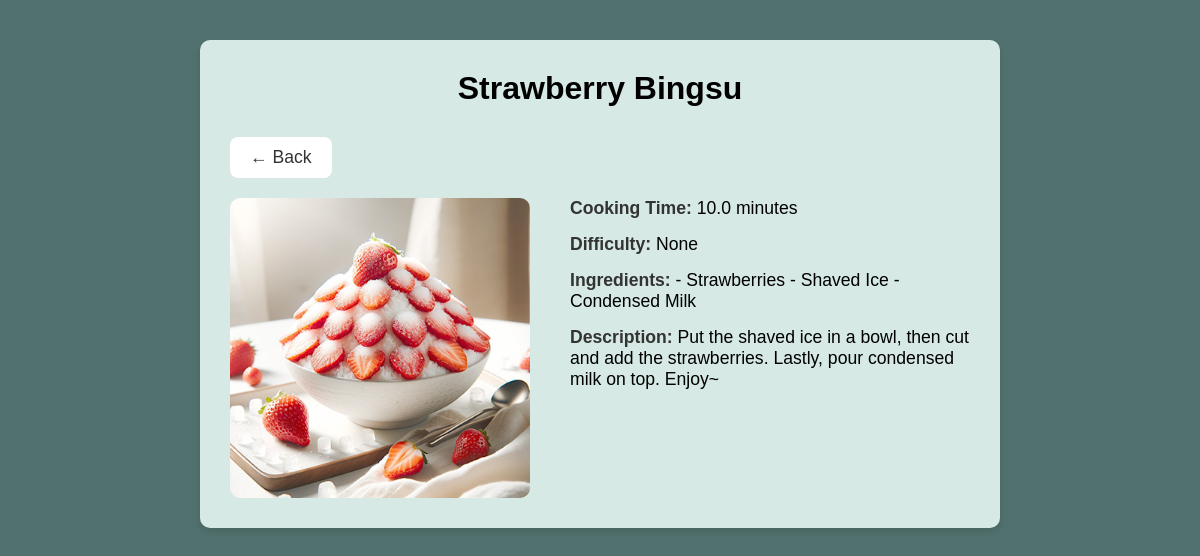
Screenshot of /recipes/detail/3/ (signed in) with the database file from the repository.
### recipes/models.py (models this page shows, shortened)
class Recipes(models.Model):
    name = models.CharField(max_length=120)
    cooking_time = models.FloatField(help_text="In minutes", default=0, null=True)
    ingredients = models.TextField(default='')
    description = models.TextField(default='')
    pic = models.ImageField(upload_to='recipe_pics', default='no_picture.jpg')
    difficulty = models.CharField(max_length=20, blank=True, null=True)

### recipes/views.py (the view)
# urls.py: path('detail/<int:pk>/', RecipesDetailView.as_view(), name='detail'),
class RecipesDetailView(LoginRequiredMixin, DetailView):
   model = Recipes
   template_name = 'recipes/recipes_detail.html'
   context_object_name = 'recipe'

### recipes/templates/recipes/recipes_detail.html (shortened to what this page needs)
{% load static %}
<!DOCTYPE html>
<html lang="en">
<head>
</head>
<body>
    <div class="container">
        <div class="header">
            <h1>{{ recipe.name }}</h1>
        </div>
        <div class="back-button">
            <a href="javascript:history.back()">&larr; Back</a>
        </div>
        <div class="recipe-detail">
            <img src="{{ recipe.pic.url }}" alt="{{ recipe.name }}">
            <div class="recipe-info">
                <p><strong>Cooking Time:</strong> {{ recipe.cooking_time }} minutes</p>
                <p><strong>Difficulty:</strong> {{ recipe.difficulty }}</p>
                <p><strong>Ingredients:</strong> {{ recipe.ingredients }}</p>
                <p><strong>Description:</strong> {{ recipe.description }}</p>
            </div>
        </div>
    </div>
</body>
</html>

### recipes/templates/recipes/recipes_detail.html (style rules this page uses)
* { box-sizing: border-box; margin: 0; padding: 0; }
body { font-family: 'Montserrat', sans-serif; background-color: #51716e; padding: 40px; }
h1 { text-align: center; margin-bottom: 30px; }
.container { max-width: 800px; margin: 0 auto; background-color: #d6e9e4; padding: 30px; border-radius: 10px; box-shadow: 0 4px 6px rgba(0, 0, 0, 0.1); }
.back-button a { text-decoration: none; color: #333; font-size: 1.1em; display: inline-block; background-color: #fff; padding: 10px 20px; border-radius: 8px; margin-bottom: 20px; transition: background-color 0.3s ease; }
.recipe-detail { display: flex; flex-direction: row; justify-content: space-between; align-items: flex-start; gap: 20px; }
.recipe-detail img { width: 300px; height: 300px; object-fit: cover; border-radius: 10px; }
.recipe-info { flex-grow: 1; padding-left: 20px; }
.recipe-info p { margin-bottom: 15px; font-size: 1.1em; }
.recipe-info strong { color: #333; }

### rows the page displays
Recipes: name "Strawberry Bingsu", pic (picture), cooking_time "10.0", difficulty "None", ingredients "- Strawberries - Shaved Ice - Condensed Milk", description "Put the shaved ice in a bowl, then cut and add the strawberries. Lastly, pour condensed milk on top. Enjoy~"
